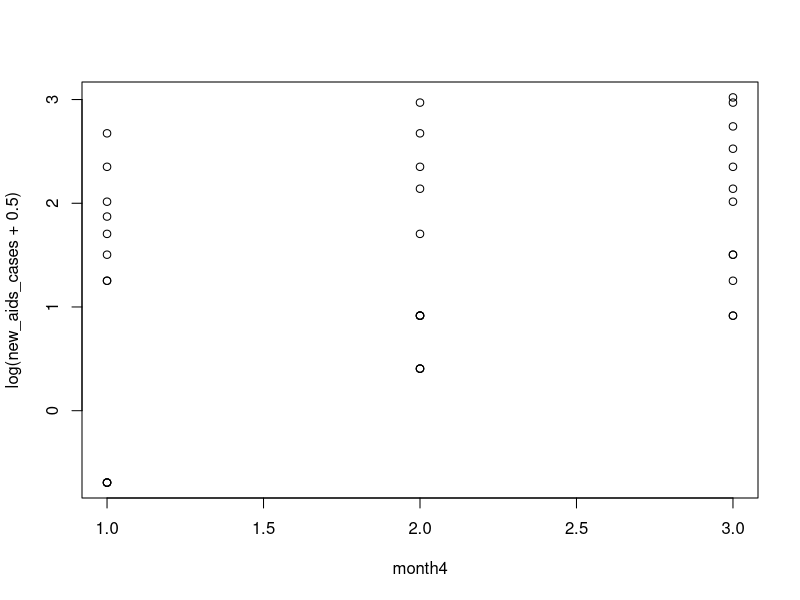

Generate this figure with R:
#exercise 1
#a

new_aids_cases<-c(0,0,3,0,1,1,
                  1,2,2,4,2,8,
                  0,3,4,5,2,2,
                  2,5,4,3,15,12,
                  7,14,6,10,14,8,
                  19,10,7,20,10,19)
months<-seq(1,36,1)
m1<-glm(new_aids_cases~months,poisson)
summary(m1)  

1-pchisq(62.36,34)  # p-value is <0.05 so we reject the null hypothesis
                    #so the model doesn't fit the data well

exp(coef(m1))      #β1: as the month increases by one unit the
                  #new aids cases increase by 8,3%

anova(m1,test="Chisq") # months is a statistically significant variable to the model
#b

month4<-rep(rep(1:3,each=4),3)
fmonth4<-factor(month4)
m2<-glm(new_aids_cases~fmonth4,poisson)
summary(m2)
1-pchisq(170.03,33) ##I notice big scaled deviances
                    #so I see I have overdispersion
                    #the model does not fit the data well

m3<-glm(new_aids_cases~month4,poisson)
summary(m3)
1-pchisq(170.51,34)  ##I notice big scaled deviances
                    #so I see I have overdispersion
                    #the model does not fit the data well

AIC(m2,m3)   #m3 seems to be better fit for the data


#c
new_aids_cases_per_season<-c(3,5,16,12,11,34,37,51,56)
plot(month4,log(new_aids_cases + 0.5))


month_periods<-c(rep(rep(1:3,each=1),3))
m4<-glm(new_aids_cases_per_season~month_periods,poisson)

summary(m4)

1-pchisq(114.54,7) ##I notice big scaled deviances
                  #so I see I have overdispersion
                  #the model does not fit the data well
